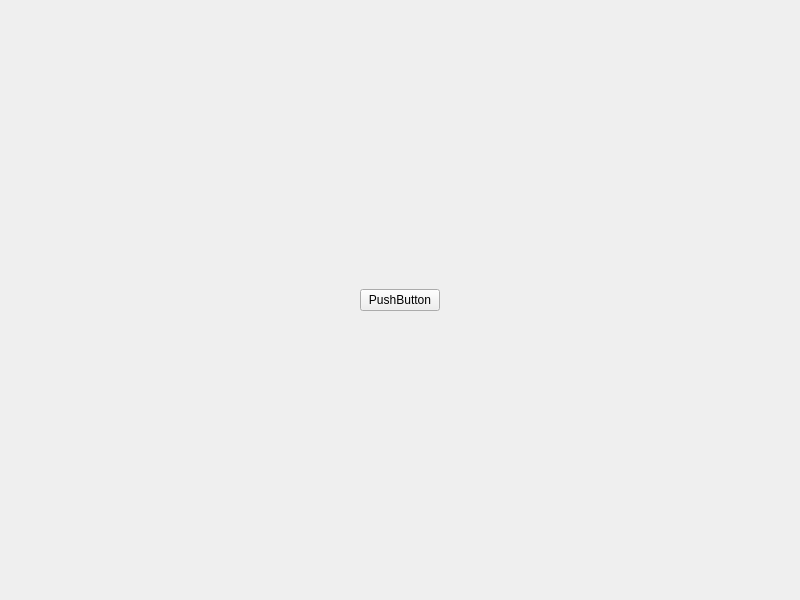
<?xml version="1.0" encoding="UTF-8"?>
<ui version="4.0">
 <class>MainWindow</class>
 <widget class="QMainWindow" name="MainWindow">
  <property name="geometry">
   <rect>
    <x>0</x>
    <y>0</y>
    <width>800</width>
    <height>600</height>
   </rect>
  </property>
  <property name="windowTitle">
   <string>MainWindow</string>
  </property>
  <widget class="QWidget" name="centralwidget">
   <layout class="QGridLayout" name="gridLayout">
    <item row="0" column="1">
     <spacer name="verticalSpacer">
      <property name="orientation">
       <enum>Qt::Vertical</enum>
      </property>
      <property name="sizeHint" stdset="0">
       <size>
        <width>20</width>
        <height>265</height>
       </size>
      </property>
     </spacer>
    </item>
    <item row="1" column="0">
     <spacer name="horizontalSpacer">
      <property name="orientation">
       <enum>Qt::Horizontal</enum>
      </property>
      <property name="sizeHint" stdset="0">
       <size>
        <width>333</width>
        <height>20</height>
       </size>
      </property>
     </spacer>
    </item>
    <item row="1" column="1">
     <widget class="QPushButton" name="pushButton">
      <property name="text">
       <string>PushButton</string>
      </property>
     </widget>
    </item>
    <item row="1" column="2">
     <spacer name="horizontalSpacer_2">
      <property name="orientation">
       <enum>Qt::Horizontal</enum>
      </property>
      <property name="sizeHint" stdset="0">
       <size>
        <width>332</width>
        <height>20</height>
       </size>
      </property>
     </spacer>
    </item>
    <item row="2" column="1">
     <spacer name="verticalSpacer_2">
      <property name="orientation">
       <enum>Qt::Vertical</enum>
      </property>
      <property name="sizeHint" stdset="0">
       <size>
        <width>20</width>
        <height>265</height>
       </size>
      </property>
     </spacer>
    </item>
   </layout>
  </widget>
 </widget>
 <resources/>
 <connections/>
</ui>
